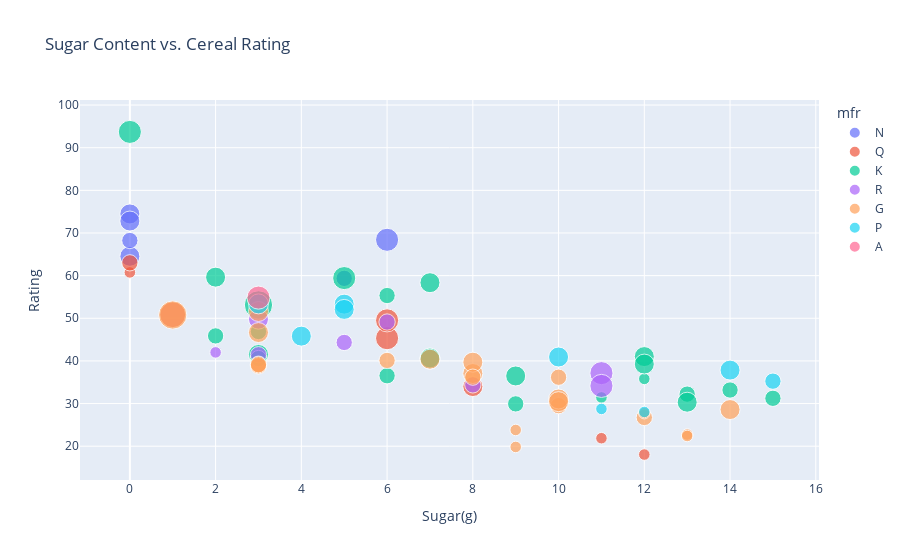

Notebook cell for this chart:
### Code cell
# Create an interactive scatter plot with bubble sizes and data labels
fig = px.scatter(cereals_df, 
                 x='sugars', 
                 y='rating', 
                 size='protein',  # Bubble size based on calories
                 hover_name='name',  # Label each bubble with the cereal name
                 color='mfr',  # Different colors for manufacturers
                 title='Sugar Content vs. Cereal Rating')

# Customize the layout
fig.update_layout(
    xaxis_title='Sugar(g)',
    yaxis_title='Rating',
    title='Sugar Content vs. Cereal Rating'
)

# Show the figure
fig.show()

### Figure 1 — Plotly figure (JSON) as saved in the notebook; plotly's stock layout.template omitted (floating-point values rounded to 4 significant figures)
{"data": [{"hovertemplate": "<b>%{hovertext}</b><br><br>mfr=N<br>sugars=%{x}<br>rating=%{y}<br>protein=%{marker.size}<extra></extra>", "hovertext": ["100% Bran", "Cream of Wheat (Quick)", "Shredded Wheat", "Shredded Wheat 'n'Bran", "Shredded Wheat spoon size", "Strawberry Fruit Wheats"], "legendgroup": "N", "marker": {"color": "#636efa", "size": [4, 3, 2, 3, 3, 2], "sizemode": "area", "sizeref": 0.015, "symbol": "circle"}, "mode": "markers", "name": "N", "orientation": "v", "showlegend": true, "type": "scatter", "x": [6, 0, 0, 0, 0, 5], "xaxis": "x", "y": [68.4, 64.53, 68.24, 74.47, 72.8, 59.36], "yaxis": "y"}, {"hovertemplate": "<b>%{hovertext}</b><br><br>mfr=Q<br>sugars=%{x}<br>rating=%{y}<br>protein=%{marker.size}<extra></extra>", "hovertext": ["100% Natural Bran", "Cap'n'Crunch", "Honey Graham Ohs", "Life", "Puffed Rice", "Puffed Wheat", "Quaker Oat Squares", "Quaker Oatmeal"], "legendgroup": "Q", "marker": {"color": "#EF553B", "size": [3, 1, 1, 4, 1, 2, 4, 5], "sizemode": "area", "sizeref": 0.015, "symbol": "circle"}, "mode": "markers", "name": "Q", "orientation": "v", "showlegend": true, "type": "scatter", "x": [8, 12, 11, 6, 0, 0, 6, 1], "xaxis": "x", "y": [33.98, 18.04, 21.87, 45.33, 60.76, 63.01, 49.51, 50.83], "yaxis": "y"}, {"hovertemplate": "<b>%{hovertext}</b><br><br>mfr=K<br>sugars=%{x}<br>rating=%{y}<br>protein=%{marker.size}<extra></extra>", "hovertext": ["All-Bran", "All-Bran with Extra Fiber", "Apple Jacks", "Corn Flakes", "Corn Pops", "Cracklin' Oat Bran", "Crispix", "Froot Loops", "Frosted Flakes", "Frosted Mini-Wheats", "Fruitful Bran", "Just Right Crunchy  Nuggets", "Just Right Fruit & Nut", "Mueslix Crispy Blend", "Nut&Honey Crunch", "Nutri-Grain Almond-Raisin", "Nutri-grain Wheat", "Product 19", "Raisin Bran", "Raisin Squares", "Rice Krispies", "Smacks", "Special K"], "legendgroup": "K", "marker": {"color": "#00cc96", "size": [4, 4, 2, 2, 1, 3, 2, 2, 1, 3, 3, 2, 3, 3, 2, 3, 3, 3, 3, 2, 2, 2, 6], "sizemode": "area", "sizeref": 0.015, "symbol": "circle"}, "mode": "markers", "name": "K", "orientation": "v", "showlegend": true, "type": "scatter", "x": [5, 0, 14, 2, 12, 7, 3, 13, 11, 7, 12, 6, 9, 13, 9, 7, 2, 3, 12, 6, 3, 15, 3], "xaxis": "x", "y": [59.43, 93.7, 33.17, 45.86, 35.78, 40.45, 46.9, 32.21, 31.44, 58.35, 41.02, 36.52, 36.47, 30.31, 29.92, 40.69, 59.64, 41.5, 39.26, 55.33, 40.56, 31.23, 53.13], "yaxis": "y"}, {"hovertemplate": "<b>%{hovertext}</b><br><br>mfr=R<br>sugars=%{x}<br>rating=%{y}<br>protein=%{marker.size}<extra></extra>", "hovertext": ["Almond Delight", "Bran Chex", "Corn Chex", "Double Chex", "Muesli Raisins; Dates; & Almonds", "Muesli Raisins; Peaches; & Pecans", "Rice Chex", "Wheat Chex"], "legendgroup": "R", "marker": {"color": "#ab63fa", "size": [2, 2, 2, 2, 4, 4, 1, 3], "sizemode": "area", "sizeref": 0.015, "symbol": "circle"}, "mode": "markers", "name": "R", "orientation": "v", "showlegend": true, "type": "scatter", "x": [8, 6, 3, 5, 11, 11, 2, 3], "xaxis": "x", "y": [34.38, 49.12, 41.45, 44.33, 37.14, 34.14, 42.0, 49.79], "yaxis": "y"}, {"hovertemplate": "<b>%{hovertext}</b><br><br>mfr=G<br>sugars=%{x}<br>rating=%{y}<br>protein=%{marker.size}<extra></extra>", "hovertext": ["Apple Cinnamon Cheerios", "Basic 4", "Cheerios", "Cinnamon Toast Crunch", "Clusters", "Cocoa Puffs", "Count Chocula", "Crispy Wheat & Raisins", "Golden Grahams", "Honey Nut Cheerios", "Kix", "Lucky Charms", "Multi-Grain Cheerios", "Oatmeal Raisin Crisp", "Raisin Nut Bran", "Total Corn Flakes", "Total Raisin Bran", "Total Whole Grain", "Triples", "Trix", "Wheaties", "Wheaties Honey Gold"], "legendgroup": "G", "marker": {"color": "#FFA15A", "size": [2, 3, 6, 1, 3, 1, 1, 2, 1, 3, 2, 2, 2, 3, 3, 2, 3, 3, 2, 1, 3, 2], "sizemode": "area", "sizeref": 0.015, "symbol": "circle"}, "mode": "markers", "name": "G", "orientation": "v", "showlegend": true, "type": "scatter", "x": [10, 8, 1, 9, 7, 13, 13, 10, 9, 10, 3, 12, 6, 10, 8, 3, 14, 3, 3, 12, 3, 8], "xaxis": "x", "y": [29.51, 37.04, 50.76, 19.82, 40.4, 22.74, 22.4, 36.18, 23.8, 31.07, 39.24, 26.73, 40.11, 30.45, 39.7, 38.84, 28.59, 46.66, 39.11, 27.75, 51.59, 36.19], "yaxis": "y"}, {"hovertemplate": "<b>%{hovertext}</b><br><br>mfr=P<br>sugars=%{x}<br>rating=%{y}<br>protein=%{marker.size}<extra></extra>", "hovertext": ["Bran Flakes", "Fruit & Fibre Dates; Walnuts; and Oats", "Fruity Pebbles", "Golden Crisp", "Grape Nuts Flakes", "Grape-Nuts", "Great Grains Pecan", "Honey-comb", "Post Nat. Raisin Bran"], "legendgroup": "P", "marker": {"color": "#19d3f3", "size": [3, 3, 1, 2, 3, 3, 3, 1, 3], "sizemode": "area", "sizeref": 0.015, "symbol": "circle"}, "mode": "markers", "name": "P", "orientation": "v", "showlegend": true, "type": "scatter", "x": [5, 10, 12, 15, 5, 3, 4, 11, 14], "xaxis": "x", "y": [53.31, 40.92, 28.03, 35.25, 52.08, 53.37, 45.81, 28.74, 37.84], "yaxis": "y"}, {"hovertemplate": "<b>%{hovertext}</b><br><br>mfr=A<br>sugars=%{x}<br>rating=%{y}<br>protein=%{marker.size}<extra></extra>", "hovertext": ["Maypo"], "legendgroup": "A", "marker": {"color": "#FF6692", "size": [4], "sizemode": "area", "sizeref": 0.015, "symbol": "circle"}, "mode": "markers", "name": "A", "orientation": "v", "showlegend": true, "type": "scatter", "x": [3], "xaxis": "x", "y": [54.85], "yaxis": "y"}], "layout": {"autosize": true, "legend": {"itemsizing": "constant", "title": {"text": "mfr"}, "tracegroupgap": 0}, "title": {"text": "Sugar Content vs. Cereal Rating"}, "xaxis": {"anchor": "y", "autorange": true, "domain": [0, 1], "range": [-1.091, 16.02], "title": {"text": "Sugar(g)"}, "type": "linear"}, "yaxis": {"anchor": "x", "autorange": true, "domain": [0, 1], "range": [9.845, 105.3], "title": {"text": "Rating"}, "type": "linear"}}}
